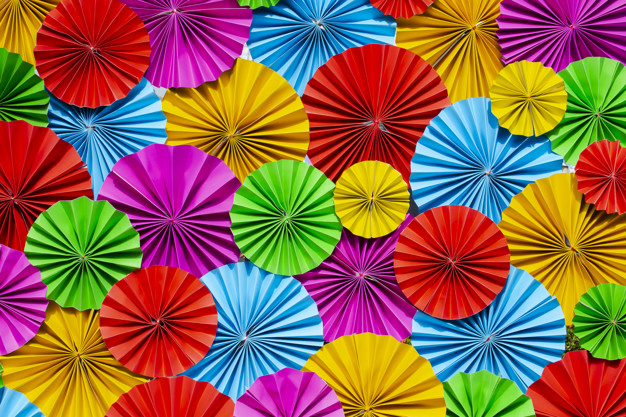
#> input picture paperflowers.jpg, 626 x 417 px, found by its file name
$ python color_detection.py
#> lines starting #> are read from the running program, lines starting #| are printed output that depends on the picture
#Computer Vision & Internet of Things @ The Sparks Foundation
# Author : Digza Gandhi
# Task 2 : Color Identification in Images
# Problem Statement : Implement an image color detector which identifies all the colors in an image.

import pandas as pd
import cv2

img_path = 'F:\GRIP-Computer Vision and IoT\Color Detection\paperflowers.jpg'
csv_path = 'F:\GRIP-Computer Vision and IoT\Color Detection\colors.csv'

#read csv file
index = ['color','color_name','hex','R','G','B']
df = pd.read_csv(csv_path, names=index, header=None)
#> (reads colors.csv from the repository)

#read image file
img = cv2.imread(img_path)
#> img is the input picture: shape (417, 626, 3); mean B, G, R 74.7, 98.4, 144.1
img = cv2.resize(img,(800,600))
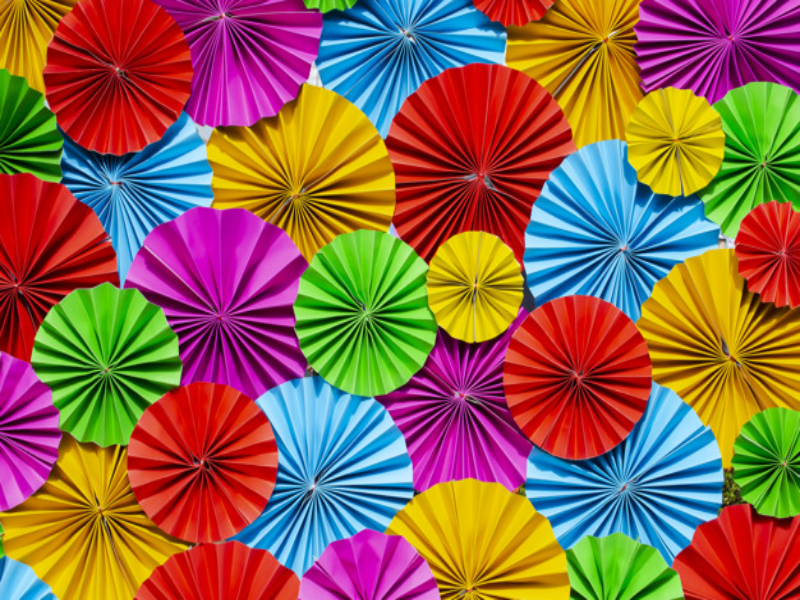
#> img: shape (600, 800, 3); mean B, G, R 74.6, 98.3, 144

clicked = False
r = g = b = xpos = ypos = 0

def get_color_name(R, G, B) :
    minimum = 1000
    for i in range(len(df)) :
        d = abs(R - int(df.loc[i,'R'])) + abs(G - int(df.loc[i,'G'])) + abs(B - int(df.loc[i,'B']))
        if d <= minimum :
            minimum = d
            cname = df.loc[i,'color_name']

    return cname


def draw_function(event, x, y, flags, params) :
    if event == cv2.EVENT_LBUTTONDBLCLK :
        global clicked, r, g, b, xpos, ypos
        clicked = True
        xpos = x
        ypos = y
        b, g, r = img[y, x]
        b = int(b)
        g = int(g)
        r = int(r)


cv2.namedWindow('image')
cv2.setMouseCallback('image', draw_function)

while True :
    cv2.imshow('image', img)
    if clicked :
        cv2.rectangle(img, (20, 20), (600, 60), (b, g, r), -1)
        text = get_color_name(r, g, b) + ' R = ' + str(r) + ' G = ' + str(g) + ' B = ' + str(b)
        cv2.putText(img, text, (50, 50), 2, 0.8, (255, 255, 255), 2, cv2.LINE_AA)
        if r + g + b == 600 :
            cv2.putText(img, text, (50, 50), 2, 0.8, (0, 0, 0), 2, cv2.LINE_AA)
    if cv2.waitKey(20) & 0xFF == 27 :
#> (key Esc is pressed here)
        break

cv2.destroyAllWindows()
